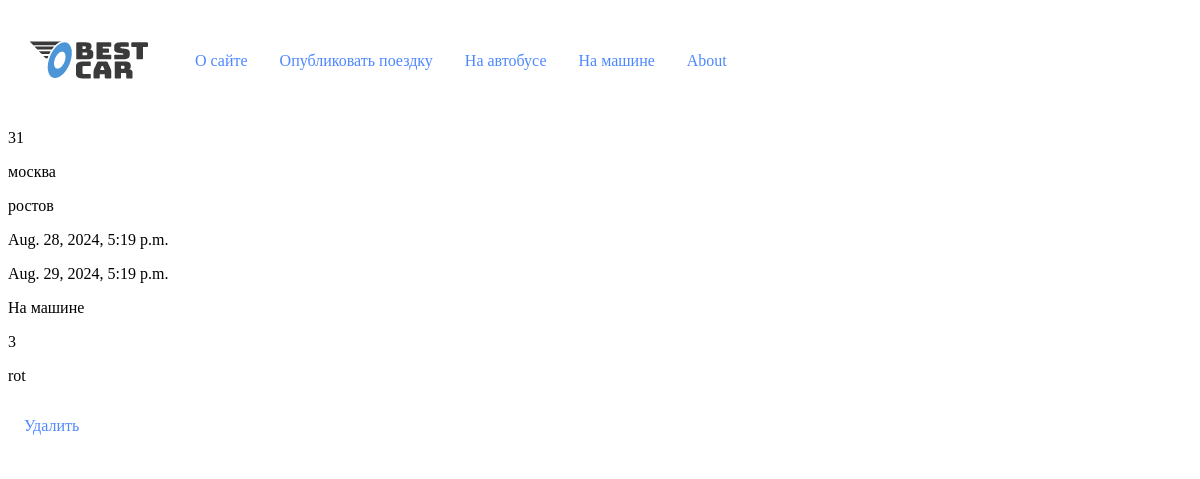
The app's page /booking/booked_trips/ (signed in), older data.
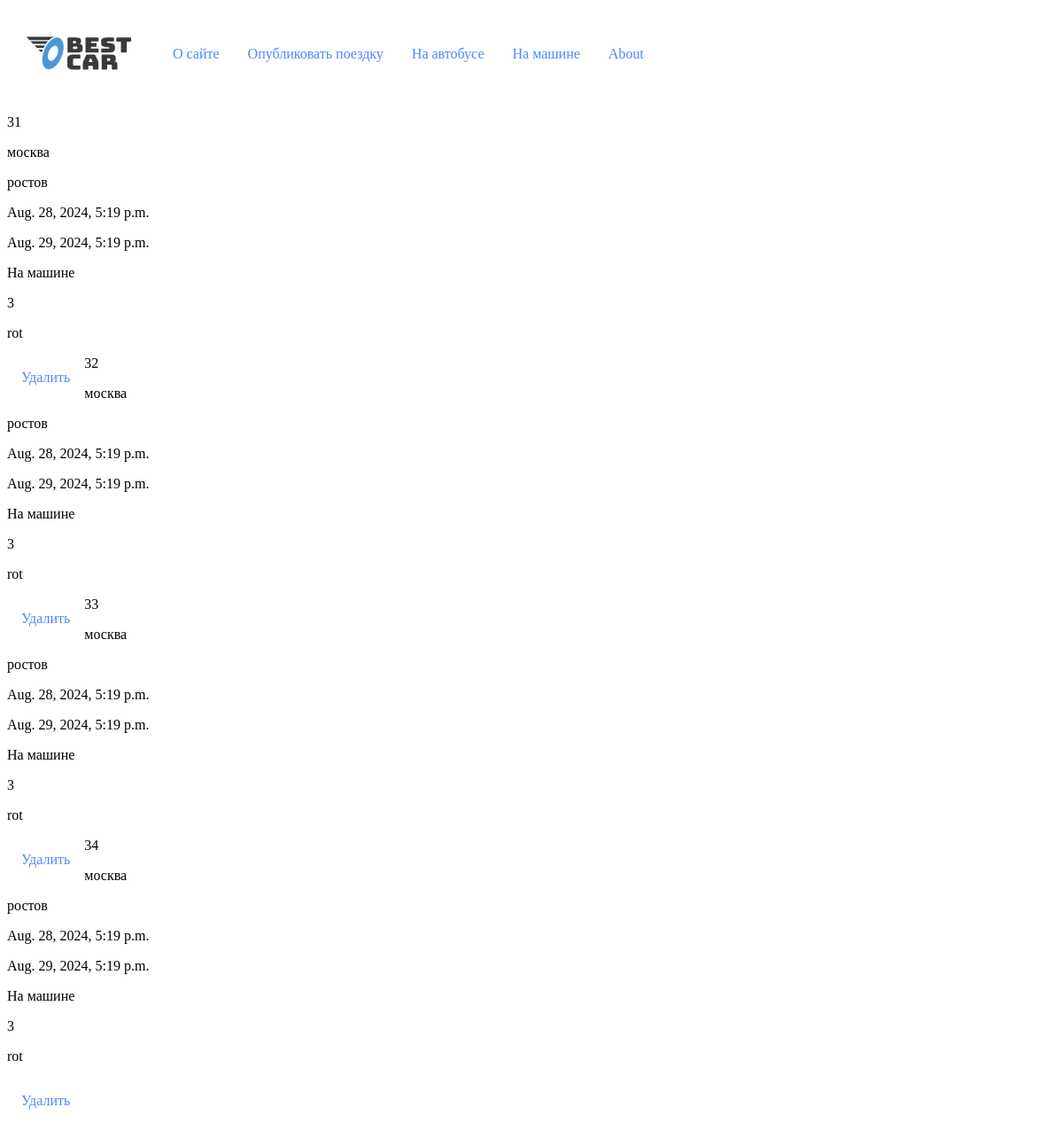
The same page, newer data.
### booking/models.py (models this page shows)
class Booking(models.Model):
    departure = models.CharField(max_length=100, verbose_name="отправление", validators=[Validators_language_model()])
    arrival = models.CharField(max_length=100, verbose_name="прибытие", validators=[Validators_language_model()])
    departure_time = models.DateTimeField(verbose_name="время отправления", validators=[Validators_date_model()])
    arrival_time = models.DateTimeField(verbose_name="время прибытия", default=None,validators=[Validators_date_model()])
    cat = models.ForeignKey('bestcar.Category', verbose_name="категория", on_delete=models.PROTECT,default=1)
    price = models.PositiveSmallIntegerField(verbose_name="цена")
    author_trip = models.ForeignKey(get_user_model(), on_delete=models.CASCADE, related_name="autho", null=True)
    name_companion=models.ForeignKey(get_user_model(), verbose_name="Имя пассажира",on_delete=models.CASCADE,default='default')
    slug = models.SlugField(max_length=100,  db_index=True)
    class Meta:
        verbose_name = 'зарезервированные поездки'
        verbose_name_plural = 'зарезервированные поездки'

### bestcar/models.py (models this page shows)
class Category(models.Model):
    name = models.CharField(max_length=100, db_index=True, verbose_name="Категория")
    def __str__(self):
        return self.name
    class Meta:
        verbose_name = 'Категории'
        verbose_name_plural = 'Категории'

### users/models.py (models this page shows)
class User(AbstractUser):
    photo = models.ImageField(upload_to='users/$Y/%m/%d/', blank=True, null=True, verbose_name='Фотография')
    def __str__(self):
        return self.username
    class Meta:
        verbose_name = 'Пользователи'
        verbose_name_plural = 'Пользователи'

### booking/views.py (the view)
# urls.py: path('booked_trips/', Users_booked_trips.as_view(), name='booked_trips'),
class Users_booked_trips(DataMixin, BaseView, ListView):
    context_object_name = 'mein_booked_trip'
    model = Booking
    template_name = 'booking/users_booked_trips.html'
    title_page = 'Ваши забронированные поездки'
    def get_queryset(self):
        return UsersBookedTripsServices.users_booked_trips(name_companion=self.request.user)
    def get_context_data(self, **kwargs):
        context = super().get_context_data(**kwargs)
        return self.get_mixin_context(context)

### bestcar/utils.py (called while the page is built)
    def get_mixin_context(self, context, **kwargs):
        if self.title_page:
            context['title'] = self.title_page
        context['menu'] = MENU  # Предполагается, что MENU - это глобальная переменная
        context.update(kwargs)
        return context

### booking/services.py (called while the page is built)
    @staticmethod
    def users_booked_trips(**kwargs):
        try:
            user = kwargs['name_companion']
            return Booking.objects.filter(name_companion=user)
        except DatabaseError as e:
            return JsonResponse({
                "errorMessage": str(e),
                "status": 400
            })

### booking/views.py (called while the page is built)
    def dispatch(self, request, *args, **kwargs):
        try:
            response = super().dispatch(request, *args, **kwargs)
        except Exception as e:
            return self._response(e, status=400)
        if isinstance(response, (dict, list)):
            return self._response(response)
        else:
            return response

### booking/templates/booking/users_booked_trips.html (shortened to what this page needs)
{% extends 'base.html' %}
{% block content %}
{% for trip in mein_booked_trip %}
    <div>
        <p> {{trip.id}} </p>
        <p> {{trip.departure}} </p>
        <p> {{trip.arrival}} </p>
        <p> {{trip.departure_time}} </p>
        <p> {{trip.arrival_time}} </p>
        <p> {{trip.cat}} </p>
        <p> {{trip.price}} </p>
        <p> {{trip.author_trip}} </p>
        <p><li> <a href="{% url 'booking:delete_reservation' trip.id %}">Удалить</a></li></p>
    </div>
{% endfor %}
{% endblock %}

Row changes from the older to the newer data that the page shows:
added Booking: id "32", departure "москва", arrival "ростов", departure_time "Aug. 28, 2024, 5:19 p.m.", arrival_time "Aug. 29, 2024, 5:19 p.m.", cat "На машине", price "3", author_trip "rot"
added Booking: id "33", departure "москва", arrival "ростов", departure_time "Aug. 28, 2024, 5:19 p.m.", arrival_time "Aug. 29, 2024, 5:19 p.m.", cat "На машине", price "3", author_trip "rot"
added Booking: id "34", departure "москва", arrival "ростов", departure_time "Aug. 28, 2024, 5:19 p.m.", arrival_time "Aug. 29, 2024, 5:19 p.m.", cat "На машине", price "3", author_trip "rot"
